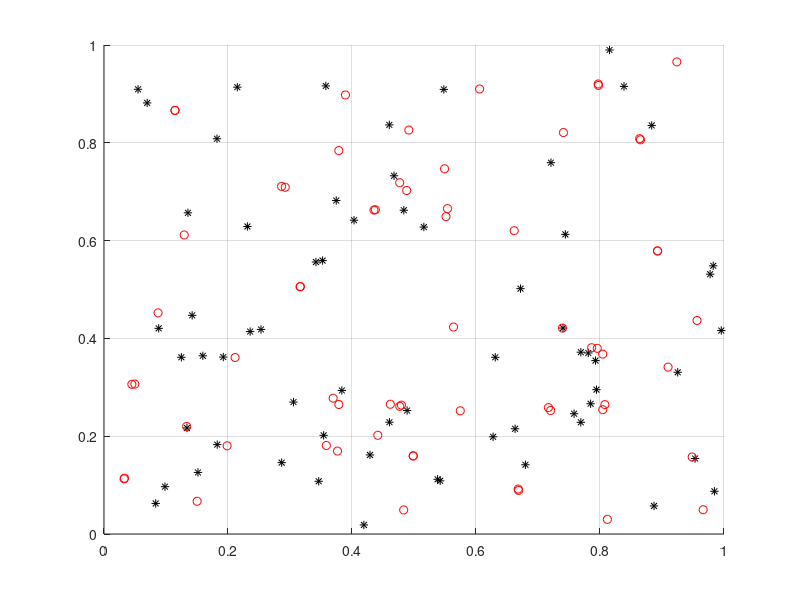

This figure's MATLAB source: (Note: this script raises an error after producing the figure.)
clear; clc;
%%
Uold = rand(2,64);
[r c] = size(Uold);
u = Uold;
T = 10000;
alpha = 0.5;
radius = [0.05 0.1 0.2 0.3 0.4];
%radius = 0.3;
d = 4;
Unew = Uold;
for t=1:T            %number of iterations
    e1 = rand;
    e2 = rand;
    E = [e1;e2];
   for i=1:c        %loop for comparing the nearest vector to E
          m(i) = norm(E-Uold(:,i));      %making a vector contain the distance of E and U
   end
   [k v] = min(m,[],2);       %finding the min value and related index of norm vector and 
   for i=1:c            %loop for update the winner neuron and neighbors by radius 
       l = norm(Uold(:,v)-Uold(:,i));
       if (l <= radius(d+1))
       %if (l <= radius)
            Unew(:,i) = Uold(:,i) + alpha * (E - Uold(:,i));
       end
   end
   Uold = Unew;
   alpha = alpha *(1-t/T);        %update the learning rate
   d = fix(d*(1-t/T));            %update the radius
end
%Unew
%%
for i=1:c
   hold on
   grid on
   plot(u(1,i),u(2,i),'*k')
end
hold on
for i=1:c
   hold on
   plot(Unew(1,i),Unew(2,i),'or')
   hold on
   if i == 64
       break
   end
   %line([Unew(1,i);Unew(1,i+1)],[Unew(2,i);Unew(2,i+1)])
end
figure
plotsom(Unew)